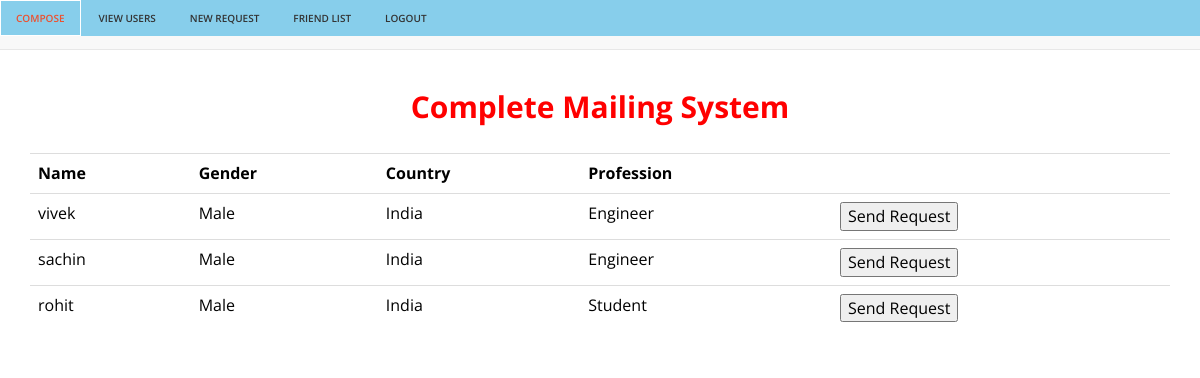
Screenshot of /cms/viewusers/ (signed in) with the database file from the repository.
### CMSAPP/models.py (models this page shows)
class userdata(models.Model):
	name=models.CharField(max_length=50)
	mobilenumber=models.CharField(max_length=50)
	email=models.CharField(max_length=100)
	password=models.CharField(max_length=30)
	gender=models.CharField(max_length=50)
	country=models.CharField(max_length=50)
	profession=models.CharField(max_length=50)
	softdelete=models.CharField(max_length=50,default="0")

### CMSAPP/views.py (the view)
# urls.py: path("viewusers/",views.viewusers),
def viewusers(request):
	if request.method=="POST":
		m=FriendRequest()
		m.emailid1=request.POST.get("txtemailid","")
		m.name1=request.POST.get("txtname","")
		m.gender1=request.POST.get("txtgender","")
		m.country1=request.POST.get("txtcountry","")
		m.profession1=request.POST.get("txtprofession","")
		m.mobilenumber1=request.POST.get("txtmobilenumber","")
		m.emailid2=request.session["emailid"]
		m.name2=request.session["name"]
		m.gender2=request.session["gender"]
		m.country2=request.session["country"]
		m.profession2=request.session["profession"]
		m.mobilenumber2=request.session["mobilenumber"]
		m.status="0"
		m.save()
		data=userdata.objects.exclude(email=request.session["emailid"])
		return render(request,"cms/viewusers.html",{"data":data,"msg":"Request Sent"})
	else:
		data=userdata.objects.exclude(email=request.session["emailid"])
		return render(request,"cms/viewusers.html",{"data":data})

### CMSAPP/templates/cms/viewusers.html (shortened to what this page needs)
{% extends 'cms/userbase.html'%}
{% block body_block %}
		<table align="center" class="table" >
			<tr>
				<th>Name</th>
				<th>Gender</th>
				<th>Country</th>
				<th>Profession</th>
				<th></th>
			</tr>
			{%for d in data%}
			<form name="frndreq" method="post">
			<tr>
				<td>{{d.name}}</td>
				<td>{{d.gender}}</td>
				<td>{{d.country}}</td>
				<td>{{d.profession}}</td>
				<td><input type="submit" name="btnsubmit" value="Send Request"></td>
			</tr>
		</form>
			{%endfor%}
		</table>
{% endblock %}

### CMSAPP/static/css/style.css (style rules this page uses)
body { font-family:'Open Sans', Arial, sans-serif; font-size:14px; font-weight:500; line-height:1.6em; color:black; overflow-x:hidden; }

### rows the page displays
userdata: name "vivek", gender "Male", country "India", profession "Engineer"
userdata: name "sachin", gender "Male", country "India", profession "Engineer"
userdata: name "rohit", gender "Male", country "India", profession "Student"
